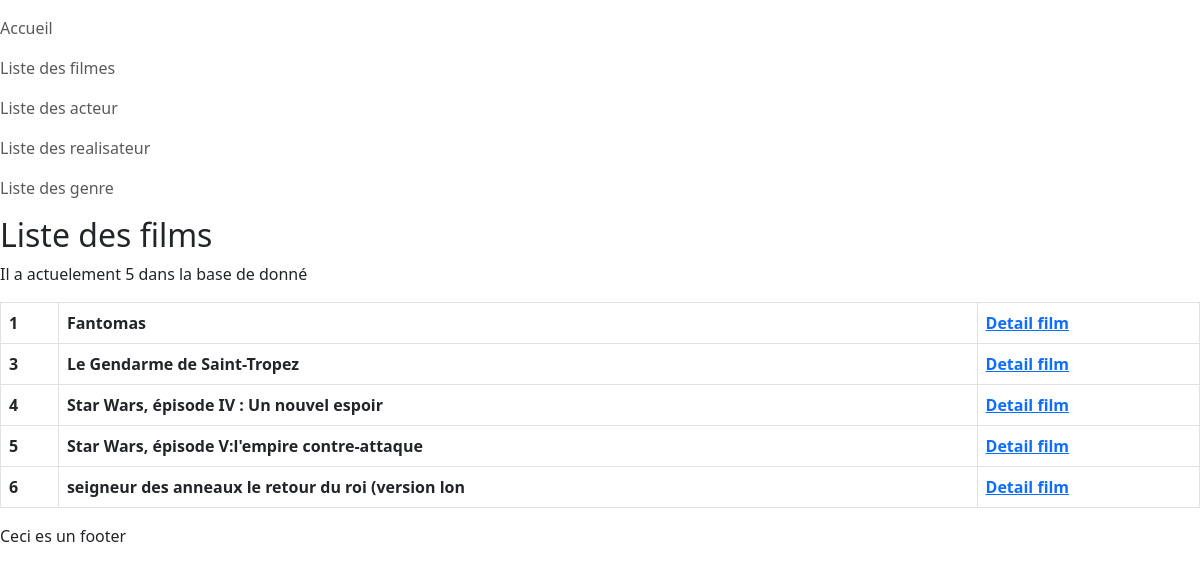
Page /index.php?action=listeFilms on the committed database.
### tables this page shows
CREATE TABLE `film` (
  `id_film` int(11) NOT NULL,
  `title` varchar(50) DEFAULT NULL,
  `france_release_date` date DEFAULT NULL,
  `length_in_minute` int(11) NOT NULL,
  `synopsis` text DEFAULT NULL,
  `poster_link` varchar(255) DEFAULT NULL,
  `rating` int(11) DEFAULT NULL,
  `id_director` int(11) NOT NULL
);

### controleurs/MovieController.php (called while the page is built, shortened)
<?php
class MovieController
{
    public function findAllFilm()
    {
        $dao = new DAO;
        $sql = "select f.title, f.id_film from film f";
        $films= $dao->executerRequete($sql);
        require_once"views/movie/listFilms.php";
    }
}
?>

### bdd/DAO.php (called while the page is built, shortened)
 <?php class DAO
 {
    private $bdd;
    public function __construct()
    {
        $this->bdd = new PDO('mysql:host=localhost;dbname=cinema;charset=utf8', 'root', '');}
    public function executerRequete($sql, $params = NULL){
        if ($params == NULL)
        {
        $resultat = $this->bdd->query($sql);
        }
        else
        {
            $resultat = $this->bdd->prepare($sql);
            $resultat->execute($params);
        }
            return $resultat;
    }
}

### views/movie/listFilms.php (the view, shortened to what this page needs)
<h2>
    Liste des films
</h2>
<p>
    Il a actuelement <?= $films->rowCount()?> dans la base de donné
</p>
<table class="table table-bordered">
<?php
while ($film = $films->fetch())
{ ?>
<tr>
    <th><?=$film["id_film"];?></th>
    <th><?= $film["title"];?></th>
    <th><a href="index.php?action=detailFilm&id=<?=$film["id_film"];?>">Detail film </a></th>
</tr>
<?php
}
?>
</table>
<?php
require_once "./views/template.php";
?>

### rows in the picture
film: id_film "1", title "Fantomas"
film: id_film "3", title "Le Gendarme de Saint-Tropez"
film: id_film "4", title "Star Wars, épisode IV : Un nouvel espoir"
film: id_film "5", title "Star Wars, épisode V:l'empire contre-attaque"
film: id_film "6", title "seigneur des anneaux le retour du roi (version lon"

### other values in the picture
$films->rowCount() "5"
